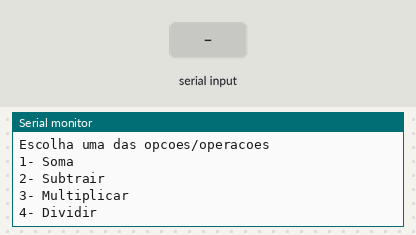
The sketch below on a simulated Arduino Uno, built with avr-gcc and run on an emulated ATmega328P. Shown: the last lines printed to the serial monitor. The test bench sets the inputs (shaded band).

Above: at 0.9 s.
1.0 s: "s" received over Serial
At 2.9 s:
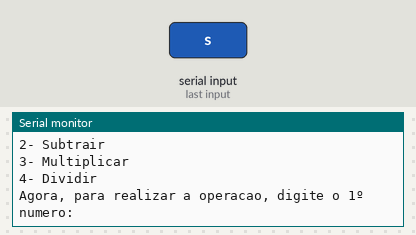
3.5 s: "90,45,200\n" received over Serial
At 5.0 s:
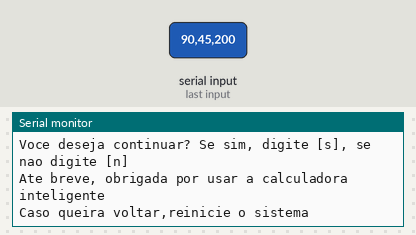

Measured:
- after the input at 1.0 s, the serial monitor: prints a new line after 1.0 s (image 1)
- after the input at 3.5 s, the serial monitor: prints a new line at once (image 2)

The sketch:

Calculadora_com_menu.ino
```cpp
// C++ code
//
float n1;
float n2;
float soma;
float subtracao;
float multiplicacao;
float divisao;
int escolhaDaOperacao;
int contador = 0;

void setup()
{
  Serial.begin(9600);

  do{
    Serial.println("Seja bem-vindo(a) a calculadora, aproveite!");
    Serial.println("Escolha uma das opcoes/operacoes");
    Serial.println("1- Soma");
    Serial.println("2- Subtrair");
    Serial.println("3- Multiplicar");
    Serial.println("4- Dividir");

    while(! Serial.available()) {} //Espera o usuario digitar

    escolhaDaOperacao = Serial.parseInt(); //Armazena o que o usuario digitou na variavel

    Serial.println("Agora, para realizar a operacao, digite o 1º numero:");
    while(! Serial.available()) {} //Espera o usuario digitar
    n1  = Serial.parseFloat();

    Serial.println("Agora, digite o 2º numero:");
    while(! Serial.available()) {} //Espera o usuario digitar
    n2  = Serial.parseFloat();

    switch(escolhaDaOperacao){
    case 1:
    soma = n1 + n2;
    Serial.println("O resultado foi: " + String(soma));
    break;

    case 2:
    subtracao = n1 - n2;
    Serial.println("O resultado foi: " + String(subtracao));
    break;

    case 3:
    multiplicacao = n1 * n2;
    Serial.println("O resultado foi: " + String(multiplicacao));
    break;

    case 4:
    divisao = n1 / n2;
    Serial.println("O resultado foi: " + String(divisao));
    break;

    default:
      Serial.println("Opcao invalida");
    }


    Serial.println("Voce deseja continuar? Se sim, digite [s], se nao digite [n]");
    while(! Serial.available()) {} //Espera o usuario digitar

    if(Serial.readString() == "s"){
    contador++;
    }
    else{
    contador = 0;

    Serial.println("Ate breve, obrigada por usar a calculadora inteligente");
    Serial.println("Caso queira voltar,reinicie o sistema");
    }

  }
  while(contador != 0);

}
void loop()
{
 //sem codigo
}
```
